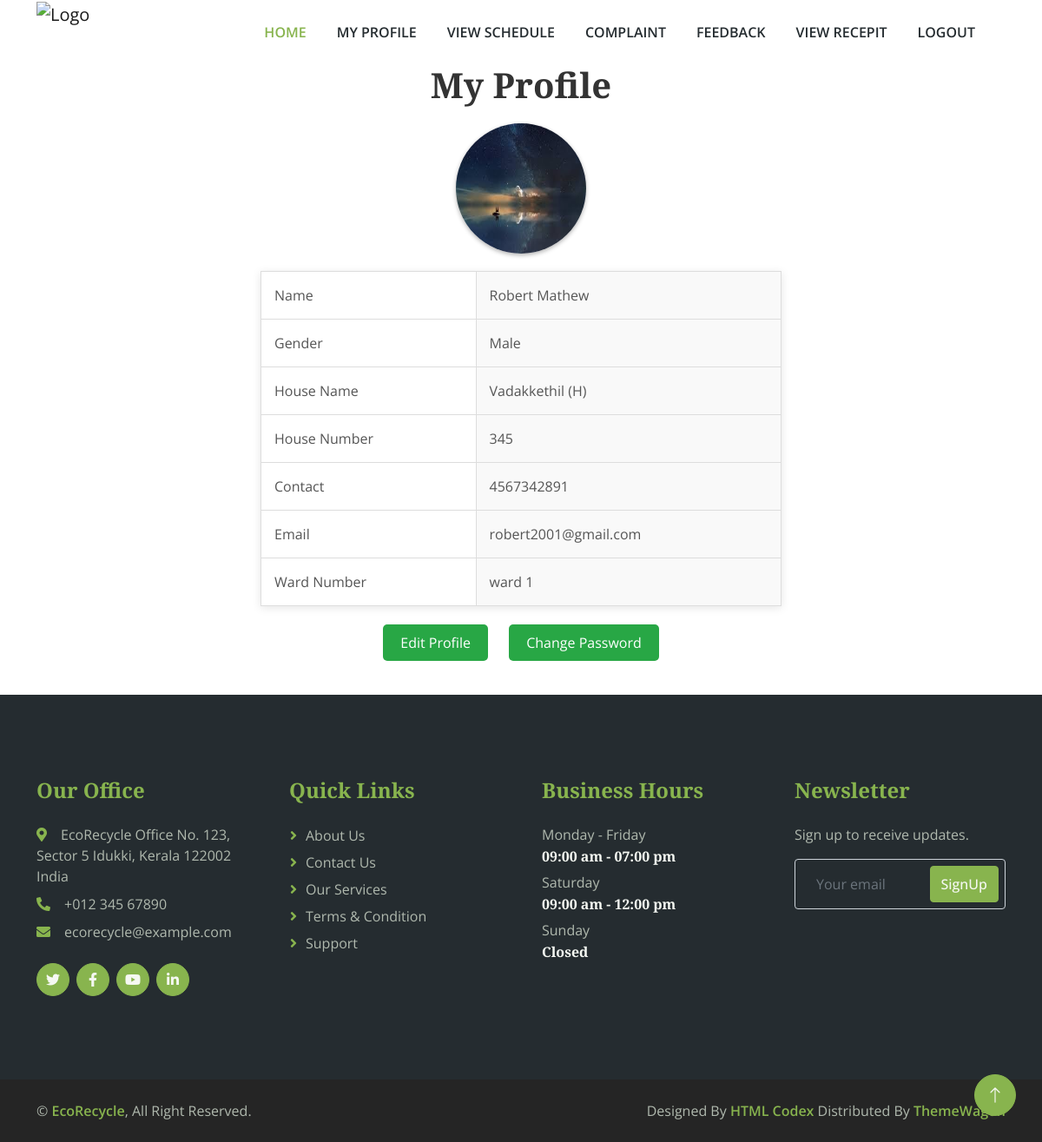
The app's page /User/MyProfile.php (signed in) with its own data.
### tables this page shows
CREATE TABLE IF NOT EXISTS `tbl_user` (
  `user_id` int(11) NOT NULL AUTO_INCREMENT,
  `user_name` varchar(100) NOT NULL,
  `ward_id` int(11) NOT NULL,
  `user_housename` varchar(100) NOT NULL,
  `user_houseno` int(50) NOT NULL,
  `user_gender` varchar(20) NOT NULL,
  `user_contact` varchar(100) NOT NULL,
  `user_email` varchar(100) NOT NULL,
  `user_password` varchar(100) NOT NULL,
  `user_aadhar` varchar(100) NOT NULL,
  `user_status` int(11) NOT NULL DEFAULT '0',
  `user_photo` varchar(500) NOT NULL,
  PRIMARY KEY (`user_id`)
);

CREATE TABLE IF NOT EXISTS `tbl_ward` (
  `ward_id` int(11) NOT NULL AUTO_INCREMENT,
  `ward_no` varchar(20) NOT NULL,
  PRIMARY KEY (`ward_id`)
);

### User/MyProfile.php (the view, shortened to what this page needs)
<?php
include("Head.php");
?>
<!DOCTYPE html PUBLIC "-//W3C//DTD XHTML 1.0 Transitional//EN" "http://www.w3.org/TR/xhtml1/DTD/xhtml1-transitional.dtd">
<html xmlns="http://www.w3.org/1999/xhtml">
<head>
  </head>
<body>
<form id="form1" name="form1" method="post" action="">
<h1 align="center">My Profile</h1>
  <?php
  $sel = "select * from tbl_user u inner join tbl_ward w on w.ward_id = u.ward_id where u.user_id = '".$_SESSION["uid"]."'";
  $result = mysql_query($sel);
  $data = mysql_fetch_array($result);
  ?>
  <img src="../Assest/File/user/<?php echo $data["user_photo"] ?>" width="400" height="250" class="img"/>
  <table  align="center">
    <tr>
      <td>Name</td>
      <td><?php echo $data["user_name"] ?></td>
    </tr>
    <tr>
      <td>Gender</td>
      <td><?php echo $data["user_gender"] ?></td>
    </tr>
    <tr>
      <td>House Name</td>
      <td><?php echo $data["user_housename"] ?></td>
    </tr>
    <tr>
      <td>House Number</td>
      <td><?php echo $data["user_houseno"] ?></td>
    </tr>
    <tr>
      <td>Contact</td>
      <td><?php echo $data["user_contact"] ?></td>
    </tr>
    <tr>
      <td>Email</td>
      <td><?php echo $data["user_email"] ?></td>
    </tr>
    <tr>
      <td>Ward Number</td>
      <td><?php echo $data["ward_no"] ?></td>
    </tr>
  </table>
  <div class="button-container">
    <a href="EditProfile.php" class="form-btn">Edit Profile</a>
    <a href="ChangePassword.php" class="form-btn">Change Password</a>
  </div>
</form>
</body>
</html>
<?php include("Foot.php"); ?>

### Assest/Templates/User/css/style.css (style rules this page uses)
:root { --primary: #88B44E; --secondary: #FB9F38; --light: #F5F8F2; --dark: #252C30; }

### User/MyProfile.php (style rules this page uses)
h1 { text-align: center; color: #333; margin-bottom: 20px; }
table { width: 50%; margin: 20px auto; border-collapse: collapse; background-color: #fff; box-shadow: 0 2px 10px rgba(0,0,0,0.1); }
td { padding: 15px; border: 1px solid #ddd; text-align: left; color: #555; }
td:nth-child(even) { background-color: #f9f9f9; }
.img { width: 150px; height: 150px; border-radius: 50%; box-shadow: 0 2px 5px rgba(0,0,0,0.3); display: block; margin: 0 auto 20px auto; }
.form-btn { text-decoration: none; color: #fff; background-color: #28a745; margin: 10px; padding: 10px 20px; border: none; border-radius: 5px; cursor: pointer; transition: transform 0.3s ease, background-color 0.3s ease; }
.button-container { text-align: center; margin-top: 30px; }

### records on screen
tbl_user: user_photo (picture), user_name "Robert Mathew", user_gender "Male", user_housename "Vadakkethil (H)", user_houseno "345", user_contact "4567342891", user_email "robert2001@gmail.com", ward.ward_no "ward 1"
